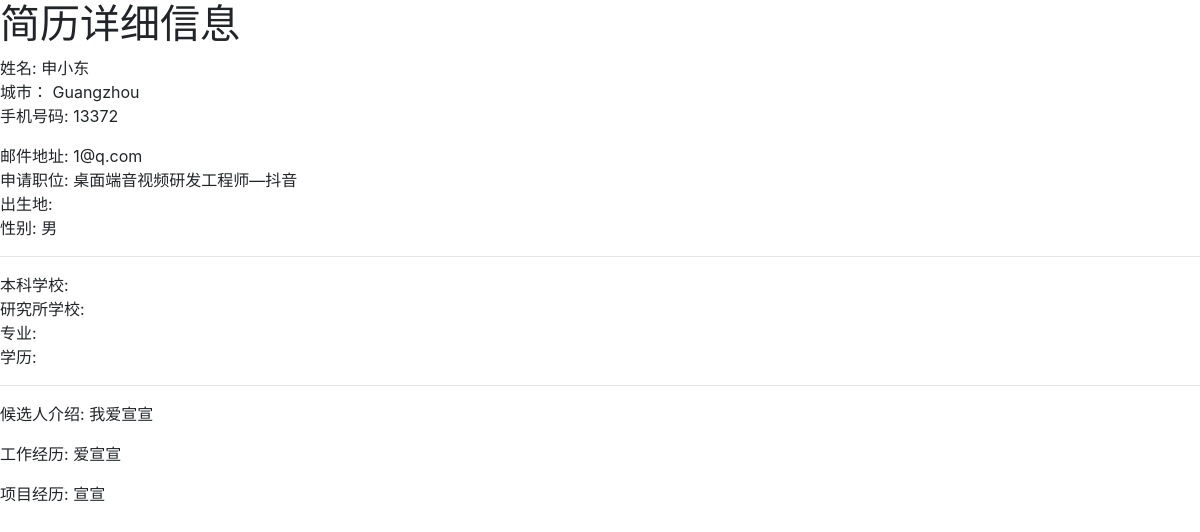
The page /resume/1/ on the database its author committed.
### jobs/models.py (models this page shows, shortened)
class Resume(models.Model):
    username = models.CharField(max_length=135, verbose_name=_('姓名'))
    applicant = models.ForeignKey(User, verbose_name=_("申请人"), null=True, on_delete=models.SET_NULL)
    city = models.CharField(max_length=135, verbose_name=_('城市'))
    phone = models.CharField(max_length=135, verbose_name=_('手机号码'))
    email = models.EmailField(max_length=135, blank=True, verbose_name=_('邮箱'))
    apply_position = models.CharField(max_length=135, blank=True, verbose_name=_('应聘职位'))
    born_address = models.CharField(max_length=135, blank=True, verbose_name=_('生源地'))
    gender = models.CharField(max_length=135, blank=True, verbose_name=_('性别'))
    bachelor_school = models.CharField(max_length=135, blank=True, verbose_name=_('本科学校'))
    master_school = models.CharField(max_length=135, blank=True, verbose_name=_('研究生学校'))
    doctor_school = models.CharField(max_length=135, blank=True, verbose_name=u'博士生学校')
    major = models.CharField(max_length=135, blank=True, verbose_name=_('专业'))
    degree = models.CharField(max_length=135, choices=DEGREE_TYPE, blank=True, verbose_name=_('学历'))
    created_date = models.DateTimeField(verbose_name="创建日期", default=datetime.now)
    modified_date = models.DateTimeField(verbose_name="修改日期", auto_now=True)
    candidate_introduction = models.TextField(max_length=1024, blank=True, verbose_name=u'自我介绍')
    work_experience = models.TextField(max_length=1024, blank=True, verbose_name=u'工作经历')
    project_experience = models.TextField(max_length=1024, blank=True, verbose_name=u'项目经历')
    class Meta:
        verbose_name = _('简历')
        verbose_name_plural = _('简历列表')

### jobs/views.py (the view)
# urls.py: path('resume/<int:pk>/', views.ResumeDetailView.as_view(), name='resume-detail'),
class ResumeDetailView(DetailView):
    model = Resume
    template_name = 'resume_detail.html'

### jobs/templates/resume_detail.html (shortened to what this page needs)
{% load bootstrap4 %}
{% bootstrap_css %}
<h1>简历详细信息 </h1>
<div> 姓名: {{ object.username }} </div> <div>城市： {{ object.city }}</div> <div>手机号码: {{ object.phone }}</div>
<div>邮件地址: {{ object.email}}</div>
<div>申请职位: {{ object.apply_position}}</div>
<div>出生地: {{ object.born_address}}</div>
<div>性别: {{ object.gender}}</div>
<hr>
<div>本科学校: {{ object.bachelor_school}}</div>
<div>研究所学校: {{ object.master_school}}</div>
<div>专业: {{ object.major}}</div>
<div>学历: {{ object.degree}}</div>
<hr>
<p>候选人介绍: {{ object.candidate_introduction}}</p>
<p>工作经历: {{ object.work_experience}}</p>
<p>项目经历: {{ object.project_experience}}</p>

### rows shown on the page
Resume: username "申小东", city "Guangzhou", phone "13372", email "1@q.com", apply_position "桌面端音视频研发工程师—抖音", gender "男", candidate_introduction "我爱宣宣", work_experience "爱宣宣", project_experience "宣宣"
